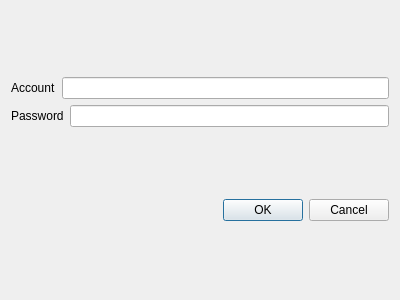
<?xml version="1.0" encoding="UTF-8"?>
<ui version="4.0">
 <class>PasswordEntry</class>
 <widget class="QDialog" name="PasswordEntry">
  <property name="geometry">
   <rect>
    <x>0</x>
    <y>0</y>
    <width>400</width>
    <height>300</height>
   </rect>
  </property>
  <property name="windowTitle">
   <string>Dialog</string>
  </property>
  <layout class="QVBoxLayout" name="verticalLayout_2">
   <item>
    <layout class="QVBoxLayout" name="verticalLayout">
     <item>
      <layout class="QHBoxLayout" name="horizontalLayout_2">
       <item>
        <widget class="QLabel" name="label">
         <property name="text">
          <string>Account</string>
         </property>
         <property name="buddy">
          <cstring>lineEdit</cstring>
         </property>
        </widget>
       </item>
       <item>
        <widget class="QLineEdit" name="lineEdit"/>
       </item>
      </layout>
     </item>
     <item>
      <layout class="QHBoxLayout" name="horizontalLayout">
       <item>
        <widget class="QLabel" name="label_2">
         <property name="text">
          <string>Password</string>
         </property>
         <property name="buddy">
          <cstring>lineEdit_2</cstring>
         </property>
        </widget>
       </item>
       <item>
        <widget class="QLineEdit" name="lineEdit_2"/>
       </item>
      </layout>
     </item>
    </layout>
   </item>
   <item>
    <widget class="QDialogButtonBox" name="buttonBox">
     <property name="orientation">
      <enum>Qt::Horizontal</enum>
     </property>
     <property name="standardButtons">
      <set>QDialogButtonBox::Cancel|QDialogButtonBox::Ok</set>
     </property>
    </widget>
   </item>
  </layout>
 </widget>
 <resources/>
 <connections>
  <connection>
   <sender>buttonBox</sender>
   <signal>accepted()</signal>
   <receiver>PasswordEntry</receiver>
   <slot>accept()</slot>
   <hints>
    <hint type="sourcelabel">
     <x>248</x>
     <y>254</y>
    </hint>
    <hint type="destinationlabel">
     <x>157</x>
     <y>274</y>
    </hint>
   </hints>
  </connection>
  <connection>
   <sender>buttonBox</sender>
   <signal>rejected()</signal>
   <receiver>PasswordEntry</receiver>
   <slot>reject()</slot>
   <hints>
    <hint type="sourcelabel">
     <x>316</x>
     <y>260</y>
    </hint>
    <hint type="destinationlabel">
     <x>286</x>
     <y>274</y>
    </hint>
   </hints>
  </connection>
 </connections>
</ui>
